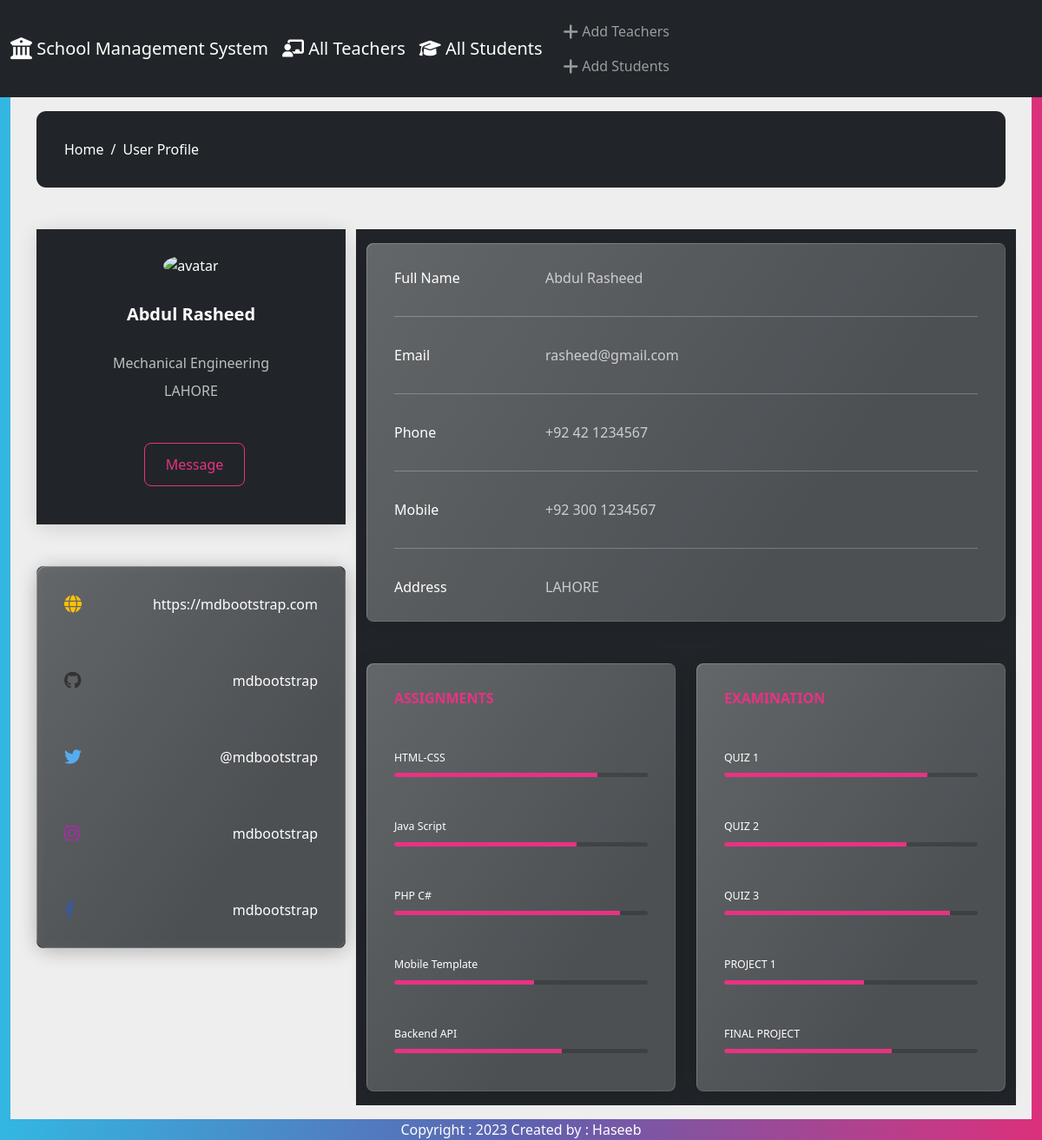
Page /student/details/7/ on the committed database.
### students/models.py (models this page shows, shortened)
class Student(models.Model):
    student_number = models.PositiveIntegerField()
    first_name = models.CharField(max_length=50)
    last_name = models.CharField(max_length=50)
    email = models.EmailField(max_length=100)
    field_of_study = models.CharField(max_length=50)
    marks = models.FloatField(max_length=50)

### students/views.py (the view)
# urls.py: path('details/<int:id>/', views.details, name='details'),
def details(request, id):
    student=Student.objects.get(pk=id)
    context={
        "student":student
    }
    return render(request, 'students/details.html',context)

### students/templates/students/details.html
{% extends "base.html" %}
{% block body %}
<section style="background-color: #eee;">
    <div class="container py-2">
      <div class="row">
        <div class="col">
          <nav aria-label="breadcrumb" class="bg-dark rounded-3 p-3 mb-4">
            <ol class="breadcrumb mb-0">
              <li class="breadcrumb-item  active" aria-current="page">Home</li>
              <li class="breadcrumb-item  active" aria-current="page">User Profile</li>
            </ol>
          </nav>
        </div>
      </div>
      <div class="row">
        <div class="col-lg-4">
          <div class="card mb-4">
            <div class="card-body text-center bg-dark">
              <img src="https://mdbcdn.b-cdn.net/img/Photos/new-templates/bootstrap-chat/ava3.webp" alt="avatar"
                class="rounded-circle img-fluid" style="width: 150px;">
              <h5 class="my-3">{{student.first_name}} {{student.last_name}}</h5>
              <p class="text-muted mb-1">{{ student.field_of_study }}</p>
              <p class="text-muted mb-4">LAHORE</p>
              <div class="d-flex justify-content-center mb-2">
                <button type="button" class="btn btn-outline-primary ms-1">Message</button>
              </div>
            </div>
          </div>
          <div class="card mb-4 mb-lg-0 bg-dark">
            <div class="card-body p-0">
              <ul class="list-group list-group-flush rounded-3">
                <li class="list-group-item d-flex justify-content-between align-items-center p-3">
                  <i class="fas fa-globe fa-lg text-warning"></i>
                  <p class="mb-0">https://mdbootstrap.com</p>
                </li>
                <li class="list-group-item d-flex justify-content-between align-items-center p-3">
                  <i class="fab fa-github fa-lg" style="color: #333333;"></i>
                  <p class="mb-0">mdbootstrap</p>
                </li>
                <li class="list-group-item d-flex justify-content-between align-items-center p-3">
                  <i class="fab fa-twitter fa-lg" style="color: #55acee;"></i>
                  <p class="mb-0">@mdbootstrap</p>
                </li>
                <li class="list-group-item d-flex justify-content-between align-items-center p-3">
                  <i class="fab fa-instagram fa-lg" style="color: #ac2bac;"></i>
                  <p class="mb-0">mdbootstrap</p>
                </li>
                <li class="list-group-item d-flex justify-content-between align-items-center p-3">
                  <i class="fab fa-facebook-f fa-lg" style="color: #3b5998;"></i>
                  <p class="mb-0">mdbootstrap</p>
                </li>
              </ul>
            </div>
          </div>
        </div>
        <div class="col-lg-8 bg-dark pb-2">
          <div class="card mb-4 my-2">
            <div class="card-body">
              <div class="row">
                <div class="col-sm-3">
                  <p class="mb-0">Full Name</p>
                </div>
                <div class="col-sm-9">
                  <p class="text-muted mb-0">{{student.first_name}} {{student.last_name}}</p>
                </div>
              </div>
              <hr>
              <div class="row">
                <div class="col-sm-3">
                  <p class="mb-0">Email</p>
                </div>
                <div class="col-sm-9">
                  <p class="text-muted mb-0">{{ student.email }}</p>
                </div>
              </div>
              <hr>
              <div class="row">
                <div class="col-sm-3">
                  <p class="mb-0">Phone</p>
                </div>
                <div class="col-sm-9">
                  <p class="text-muted mb-0">+92 42 1234567</p>
                </div>
              </div>
              <hr>
              <div class="row">
                <div class="col-sm-3">
                  <p class="mb-0">Mobile</p>
                </div>
                <div class="col-sm-9">
                  <p class="text-muted mb-0">+92 300 1234567</p>
                </div>
              </div>
              <hr>
              <div class="row">
                <div class="col-sm-3">
                  <p class="mb-0">Address</p>
                </div>
                <div class="col-sm-9">
                  <p class="text-muted mb-0">LAHORE</p>
                </div>
              </div>
            </div>
          </div>
          <div class="row">
            <div class="col-md-6">
              <div class="card mb-4 mb-md-0">
                <div class="card-body">
                  <p class="mb-4"><span class="text-primary fw-bolder me-1">ASSIGNMENTS</span>
                  </p>
                  <p class="mb-1" style="font-size: .77rem;">HTML-CSS</p>
                  <div class="progress rounded" style="height: 5px;">
                    <div class="progress-bar" role="progressbar" style="width: 80%" aria-valuenow="80"
                      aria-valuemin="0" aria-valuemax="100"></div>
                  </div>
                  <p class="mt-4 mb-1" style="font-size: .77rem;">Java Script</p>
                  <div class="progress rounded" style="height: 5px;">
                    <div class="progress-bar" role="progressbar" style="width: 72%" aria-valuenow="72"
                      aria-valuemin="0" aria-valuemax="100"></div>
                  </div>
                  <p class="mt-4 mb-1" style="font-size: .77rem;">PHP C#</p>
                  <div class="progress rounded" style="height: 5px;">
                    <div class="progress-bar" role="progressbar" style="width: 89%" aria-valuenow="89"
                      aria-valuemin="0" aria-valuemax="100"></div>
                  </div>
                  <p class="mt-4 mb-1" style="font-size: .77rem;">Mobile Template</p>
                  <div class="progress rounded" style="height: 5px;">
                    <div class="progress-bar" role="progressbar" style="width: 55%" aria-valuenow="55"
                      aria-valuemin="0" aria-valuemax="100"></div>
                  </div>
                  <p class="mt-4 mb-1" style="font-size: .77rem;">Backend API</p>
                  <div class="progress rounded mb-2" style="height: 5px;">
                    <div class="progress-bar" role="progressbar" style="width: 66%" aria-valuenow="66"
                      aria-valuemin="0" aria-valuemax="100"></div>
                  </div>
                </div>
              </div>
            </div>
            <div class="col-md-6">
              <div class="card mb-4 mb-md-0">
                <div class="card-body">
                  <p class="mb-4"><span class="text-primary fw-bolder me-1">EXAMINATION</span>
                  </p>
                  <p class="mb-1" style="font-size: .77rem;">QUIZ 1</p>
                  <div class="progress rounded" style="height: 5px;">
                    <div class="progress-bar" role="progressbar" style="width: 80%" aria-valuenow="80"
                      aria-valuemin="0" aria-valuemax="100"></div>
                  </div>
                  <p class="mt-4 mb-1" style="font-size: .77rem;">QUIZ 2</p>
                  <div class="progress rounded" style="height: 5px;">
                    <div class="progress-bar" role="progressbar" style="width: 72%" aria-valuenow="72"
                      aria-valuemin="0" aria-valuemax="100"></div>
                  </div>
                  <p class="mt-4 mb-1" style="font-size: .77rem;">QUIZ 3</p>
                  <div class="progress rounded" style="height: 5px;">
                    <div class="progress-bar" role="progressbar" style="width: 89%" aria-valuenow="89"
                      aria-valuemin="0" aria-valuemax="100"></div>
                  </div>
                  <p class="mt-4 mb-1" style="font-size: .77rem;">PROJECT 1</p>
                  <div class="progress rounded" style="height: 5px;">
                    <div class="progress-bar" role="progressbar" style="width: 55%" aria-valuenow="55"
                      aria-valuemin="0" aria-valuemax="100"></div>
                  </div>
                  <p class="mt-4 mb-1" style="font-size: .77rem;">FINAL PROJECT</p>
                  <div class="progress rounded mb-2" style="height: 5px;">
                    <div class="progress-bar" role="progressbar" style="width: 66%" aria-valuenow="66"
                      aria-valuemin="0" aria-valuemax="100"></div>
                  </div>
                </div>
              </div>
            </div>
          </div>
        </div>
      </div>
    </div>
  </section>
  {% endblock body %}

### rows in the picture
Student: first_name "Abdul", last_name "Rasheed", field_of_study "Mechanical Engineering", email "rasheed@gmail.com"
